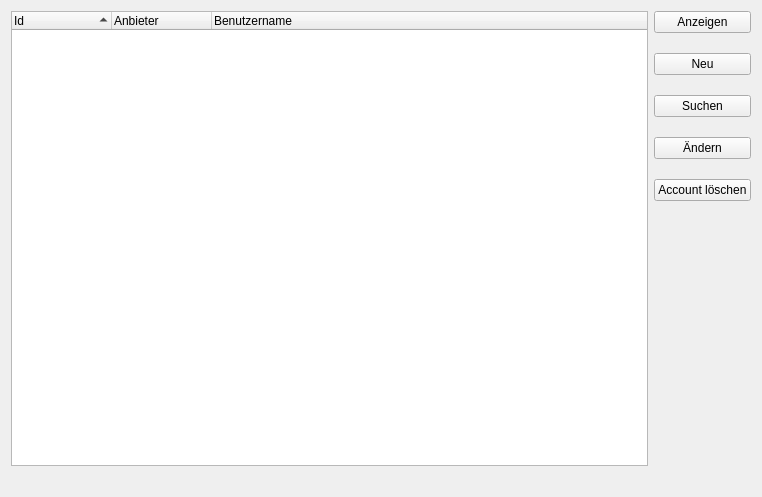
<?xml version="1.0" encoding="UTF-8"?>
<ui version="4.0">
 <class>AccountListe</class>
 <widget class="QWidget" name="AccountListe">
  <property name="geometry">
   <rect>
    <x>0</x>
    <y>0</y>
    <width>762</width>
    <height>497</height>
   </rect>
  </property>
  <property name="sizePolicy">
   <sizepolicy hsizetype="Expanding" vsizetype="Expanding">
    <horstretch>0</horstretch>
    <verstretch>0</verstretch>
   </sizepolicy>
  </property>
  <property name="windowTitle">
   <string>Form</string>
  </property>
  <layout class="QHBoxLayout" name="horizontalLayout">
   <item>
    <layout class="QVBoxLayout" name="verticalLayout_2">
     <item>
      <widget class="QTreeWidget" name="twAccountList">
       <property name="palette">
        <palette>
         <active>
          <colorrole role="Base">
           <brush brushstyle="SolidPattern">
            <color alpha="255">
             <red>255</red>
             <green>255</green>
             <blue>255</blue>
            </color>
           </brush>
          </colorrole>
         </active>
         <inactive>
          <colorrole role="Base">
           <brush brushstyle="SolidPattern">
            <color alpha="255">
             <red>255</red>
             <green>255</green>
             <blue>255</blue>
            </color>
           </brush>
          </colorrole>
         </inactive>
         <disabled/>
        </palette>
       </property>
       <property name="autoFillBackground">
        <bool>true</bool>
       </property>
       <property name="itemsExpandable">
        <bool>false</bool>
       </property>
       <property name="sortingEnabled">
        <bool>true</bool>
       </property>
       <property name="expandsOnDoubleClick">
        <bool>false</bool>
       </property>
       <property name="columnCount">
        <number>3</number>
       </property>
       <column>
        <property name="text">
         <string>Id</string>
        </property>
       </column>
       <column>
        <property name="text">
         <string>Anbieter</string>
        </property>
       </column>
       <column>
        <property name="text">
         <string>Benutzername</string>
        </property>
       </column>
      </widget>
     </item>
     <item>
      <widget class="QLabel" name="lbMessage">
       <property name="text">
        <string/>
       </property>
      </widget>
     </item>
    </layout>
   </item>
   <item>
    <layout class="QVBoxLayout" name="verticalLayout">
     <property name="spacing">
      <number>20</number>
     </property>
     <property name="bottomMargin">
      <number>0</number>
     </property>
     <item>
      <widget class="QPushButton" name="btnShowCurrent">
       <property name="text">
        <string>Anzeigen</string>
       </property>
      </widget>
     </item>
     <item>
      <widget class="QPushButton" name="btnNew">
       <property name="text">
        <string>Neu</string>
       </property>
      </widget>
     </item>
     <item>
      <widget class="QPushButton" name="btnSearch">
       <property name="text">
        <string>Suchen</string>
       </property>
      </widget>
     </item>
     <item>
      <widget class="QPushButton" name="btnModify">
       <property name="text">
        <string>Ändern</string>
       </property>
      </widget>
     </item>
     <item>
      <widget class="QPushButton" name="btnDelete">
       <property name="text">
        <string>Account löschen</string>
       </property>
      </widget>
     </item>
     <item>
      <spacer name="verticalSpacer">
       <property name="orientation">
        <enum>Qt::Vertical</enum>
       </property>
       <property name="sizeHint" stdset="0">
        <size>
         <width>20</width>
         <height>40</height>
        </size>
       </property>
      </spacer>
     </item>
    </layout>
   </item>
  </layout>
 </widget>
 <resources/>
 <connections/>
</ui>
